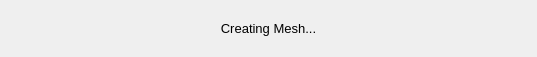
<?xml version="1.0" encoding="UTF-8"?>
<ui version="4.0">
 <class>PleaseWaitWidgetClass</class>
 <widget class="QWidget" name="PleaseWaitWidgetClass">
  <property name="geometry">
   <rect>
    <x>0</x>
    <y>0</y>
    <width>537</width>
    <height>57</height>
   </rect>
  </property>
  <property name="sizePolicy">
   <sizepolicy hsizetype="Expanding" vsizetype="Expanding">
    <horstretch>0</horstretch>
    <verstretch>0</verstretch>
   </sizepolicy>
  </property>
  <property name="minimumSize">
   <size>
    <width>399</width>
    <height>57</height>
   </size>
  </property>
  <property name="maximumSize">
   <size>
    <width>16777215</width>
    <height>16777215</height>
   </size>
  </property>
  <property name="font">
   <font>
    <family>MS Shell Dlg 2</family>
    <pointsize>10</pointsize>
   </font>
  </property>
  <property name="contextMenuPolicy">
   <enum>Qt::NoContextMenu</enum>
  </property>
  <property name="windowTitle">
   <string>Please Wait</string>
  </property>
  <layout class="QGridLayout" name="gridLayout">
   <item row="0" column="0">
    <widget class="QLabel" name="labelText">
     <property name="sizePolicy">
      <sizepolicy hsizetype="Expanding" vsizetype="Fixed">
       <horstretch>0</horstretch>
       <verstretch>0</verstretch>
      </sizepolicy>
     </property>
     <property name="minimumSize">
      <size>
       <width>100</width>
       <height>15</height>
      </size>
     </property>
     <property name="text">
      <string>Creating Mesh...</string>
     </property>
     <property name="scaledContents">
      <bool>false</bool>
     </property>
     <property name="alignment">
      <set>Qt::AlignCenter</set>
     </property>
    </widget>
   </item>
  </layout>
 </widget>
 <layoutdefault spacing="6" margin="11"/>
 <resources/>
 <connections/>
</ui>
